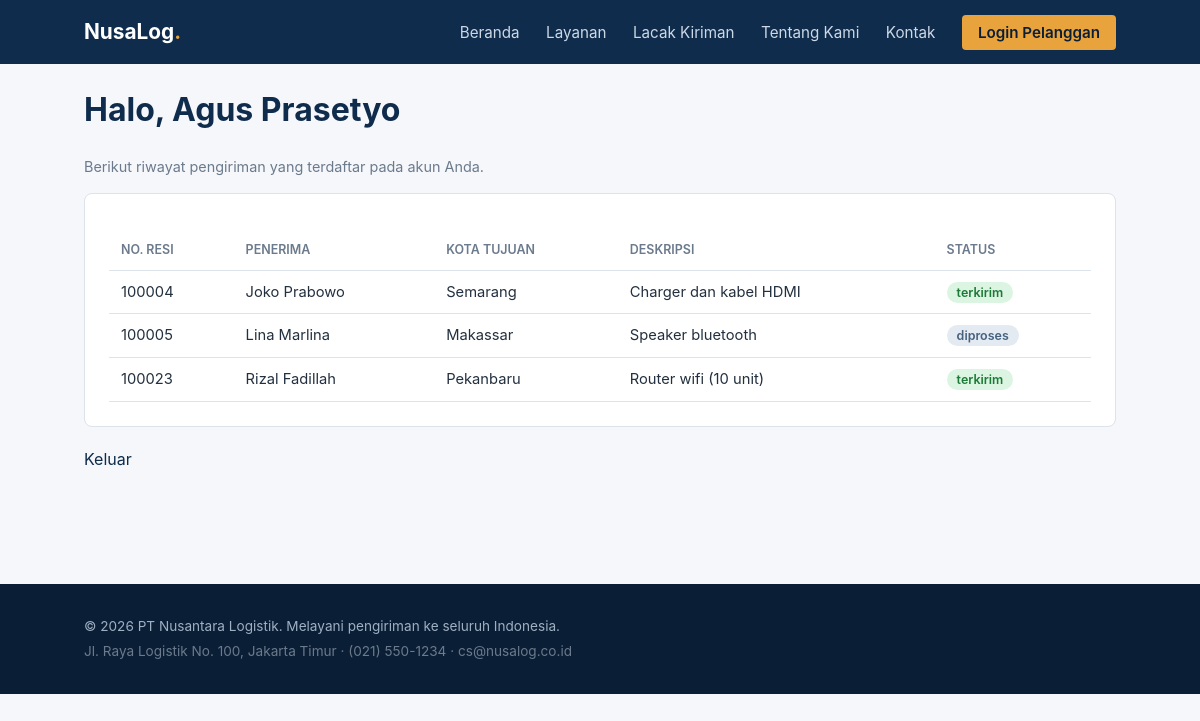
The page /dashboard.php (signed in) on the database its author committed.
### tables this page shows
CREATE TABLE IF NOT EXISTS shipments (
  id INT AUTO_INCREMENT PRIMARY KEY,
  tracking_id INT NOT NULL UNIQUE,
  customer_id INT NOT NULL,
  sender_name VARCHAR(100) NOT NULL,
  sender_address VARCHAR(255) NOT NULL,
  recipient_name VARCHAR(100) NOT NULL,
  recipient_address VARCHAR(255) NOT NULL,
  recipient_city VARCHAR(100) NOT NULL,
  package_description VARCHAR(255) NOT NULL,
  weight_kg DECIMAL(6,2) NOT NULL DEFAULT 1.00,
  status ENUM('diproses','dikirim','transit','terkirim','gagal') NOT NULL DEFAULT 'diproses',
  courier VARCHAR(50) NOT NULL DEFAULT 'NusaLog Express',
  internal_remarks TEXT NULL,
  created_at DATETIME DEFAULT CURRENT_TIMESTAMP,
  CONSTRAINT fk_shipments_customer FOREIGN KEY (customer_id) REFERENCES customers(id)
);

### www/includes/auth.php (called while the page is built, shortened)
<?php
function nusalog_require_customer_login(): array
{
    return [
        'id' => $_SESSION['customer_id'],
        'name' => $_SESSION['customer_name'] ?? '',
    ];
}

### www/dashboard.php (the view, shortened to what this page needs)
<?php
require __DIR__ . '/includes/auth.php';
$customer = nusalog_require_customer_login();
$conn = nusalog_db();
$stmt = $conn->prepare(
    'SELECT tracking_id, recipient_name, recipient_city, package_description, status, created_at
     FROM shipments WHERE customer_id = ? ORDER BY created_at DESC'
);
$stmt->bind_param('i', $customer['id']);
$stmt->execute();
$shipments = $stmt->get_result()->fetch_all(MYSQLI_ASSOC);
include __DIR__ . '/includes/header.php';
?>
<h1>Halo, <?= htmlspecialchars($customer['name']) ?></h1>
<p class="muted">Berikut riwayat pengiriman yang terdaftar pada akun Anda.</p>
<div class="card">
  <table>
    <thead>
      <tr><th>No. Resi</th><th>Penerima</th><th>Kota Tujuan</th><th>Deskripsi</th><th>Status</th></tr>
    </thead>
    <tbody>
      <?php foreach ($shipments as $s): ?>
        <tr>
          <td><?= htmlspecialchars((string) $s['tracking_id']) ?></td>
          <td><?= htmlspecialchars($s['recipient_name']) ?></td>
          <td><?= htmlspecialchars($s['recipient_city']) ?></td>
          <td><?= htmlspecialchars($s['package_description']) ?></td>
          <td><span class="status-pill status-<?= htmlspecialchars($s['status']) ?>"><?= htmlspecialchars($s['status']) ?></span></td>
        </tr>
      <?php endforeach; ?>
    </tbody>
  </table>
</div>
<p><a href="logout.php">Keluar</a></p>
<?php include __DIR__ . '/includes/footer.php'; ?>

### www/includes/header.php (shortened to what this page needs)
<?php $current = basename($_SERVER['PHP_SELF']); ?>
<!doctype html>
<html lang="id">
<head>
  <link rel="stylesheet" href="assets/css/style.css">
</head>
<body>
<header class="site-header">
  <div class="wrap">
    <a class="brand" href="index.php">NusaLog<span>.</span></a>
    <nav>
      <a href="index.php" class="<?= $current === 'index.php' ? 'active' : '' ?>">Beranda</a>
      <a href="services.php" class="<?= $current === 'services.php' ? 'active' : '' ?>">Layanan</a>
      <a href="track.php" class="<?= $current === 'track.php' ? 'active' : '' ?>">Lacak Kiriman</a>
      <a href="about.php" class="<?= $current === 'about.php' ? 'active' : '' ?>">Tentang Kami</a>
      <a href="contact.php" class="<?= $current === 'contact.php' ? 'active' : '' ?>">Kontak</a>
      <a href="login.php" class="cta <?= $current === 'login.php' ? 'active' : '' ?>">Login Pelanggan</a>
    </nav>
  </div>
</header>
<main class="wrap">

### www/includes/footer.php
</main>
<footer class="site-footer">
  <div class="wrap">
    <p>&copy; <?= date('Y') ?> PT Nusantara Logistik. Melayani pengiriman ke seluruh Indonesia.</p>
    <p class="muted">Jl. Raya Logistik No. 100, Jakarta Timur &middot; (021) 550-1234 &middot; cs@nusalog.co.id</p>
  </div>
</footer>
</body>
</html>

### www/assets/css/style.css (style rules this page uses)
:root { --navy: #0f2c4c; --navy-dark: #0a1e35; --accent: #e8a33d; --bg: #f5f7fa; --text: #23303f; --muted: #6b7a8c; --card: #ffffff; --border: #dde3ea; }
* { box-sizing: border-box; }
body { margin: 0; font-family: -apple-system, "Segoe UI", Roboto, Arial, sans-serif; background: var(--bg); color: var(--text); line-height: 1.55; }
.wrap { max-width: 1080px; margin: 0 auto; padding: 0 24px; }
a { color: var(--navy); text-decoration: none; }
.site-header { background: var(--navy); color: #fff; }
.site-header .wrap { display: flex; align-items: center; justify-content: space-between; height: 64px; }
.brand { color: #fff; font-weight: 700; font-size: 1.3rem; }
.brand span { color: var(--accent); }
.site-header nav a { color: #cdd8e6; margin-left: 22px; font-size: 0.95rem; }
.site-header nav a.cta { background: var(--accent); color: var(--navy-dark); padding: 8px 16px; border-radius: 4px; font-weight: 600; }
main.wrap { padding-bottom: 56px; min-height: 50vh; }
.card { background: var(--card); border: 1px solid var(--border); border-radius: 8px; padding: 24px; margin-bottom: 20px; }
h1, h2, h3 { color: var(--navy); }
.muted { color: var(--muted); font-size: 0.9rem; }
table { width: 100%; border-collapse: collapse; margin-top: 12px; }
table th, table td { text-align: left; padding: 10px 12px; border-bottom: 1px solid var(--border); font-size: 0.92rem; }
table th { color: var(--muted); font-weight: 600; text-transform: uppercase; font-size: 0.78rem; }
.status-pill { padding: 3px 10px; border-radius: 20px; font-size: 0.78rem; font-weight: 600; }
.status-terkirim { background: #dcf5e3; color: #1c7a37; }
.status-diproses { background: #e4eaf2; color: #46617f; }
.site-footer { background: var(--navy-dark); color: #9fb0c3; padding: 28px 0; margin-top: 40px; }
.site-footer p { margin: 4px 0; font-size: 0.85rem; }

### rows shown on the page
shipments: tracking "100004", recipient_name "Joko Prabowo", recipient_city "Semarang", package_description "Charger dan kabel HDMI", status "terkirim"
shipments: tracking "100005", recipient_name "Lina Marlina", recipient_city "Makassar", package_description "Speaker bluetooth", status "diproses"
shipments: tracking "100023", recipient_name "Rizal Fadillah", recipient_city "Pekanbaru", package_description "Router wifi (10 unit)", status "terkirim"

### other values the page prints
$customer['name'] "Agus Prasetyo"
